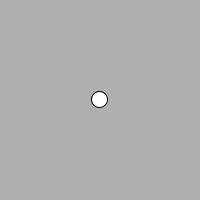
Frame 1 (no input)
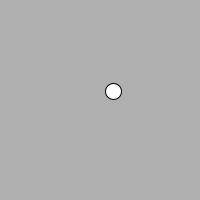
Frame 60 (the mouse pressed at the canvas centre just before this capture)
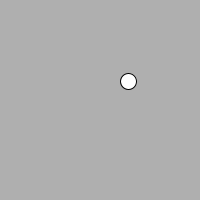
Frame 120 (the mouse held since frame 60 and released just before this capture)

The Processing sketch that drew these frames (run headless with seeded random() and noise(); from frame 60 on, the mouse is pressed at the canvas centre):

// Processing sketch: e06
// ── e06.pde
Mover mover;
long frame;

void setup() {
  size(200,200);
  mover = new Mover();
}

void draw() {
  background(175);
  mover.update();
  mover.display();
  frame++;
}

class Mover {
  
  PVector location;
  PVector velocity;
  float topspeed;
  
  Mover() {
    location = new PVector(width/2,height/2);
    velocity = new PVector(0,0);
    topspeed = 2;
  }
  
  void update() {
    PVector acceleration = PVector.random2D();
    acceleration.mult(noise(frame*0.01)*0.1);
    velocity.add(acceleration);
    velocity.limit(topspeed);
    location.add(velocity);
    _checkEdges();
  }
  
  void display() {
    ellipse(location.x,location.y,16,16);
  }
  
  void _checkEdges() {
    // horizontal
    if (location.x < 0) location.x = width;
    if (location.x > width) location.x = 0;
    
    // vertical
    if (location.y < 0) location.y = height;
    if (location.y > height) location.y = 0;
  }
}
